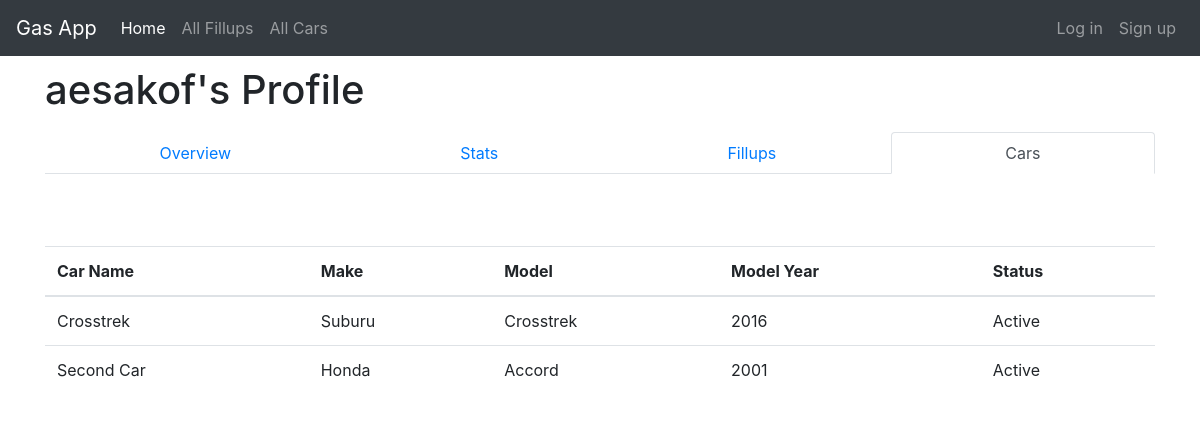
The app's page /profile/aesakof/cars/ with its own data.
### accounts/models.py (models this page shows)
class User(AbstractUser):
    def __str__(self):
        return self.username

### fillups/models.py (models this page shows, shortened)
class Car(models.Model):
    username = models.ForeignKey(User,on_delete=models.CASCADE)
    name = models.CharField(max_length=25)
    make = models.CharField(max_length=25)
    model = models.CharField(max_length=25)
    model_year = models.IntegerField(choices=MODEL_YEARS)
    status = models.CharField(max_length=10,choices=STATUS,default='Active')

### fillups/views.py (the view)
# urls.py: path('profile/<str:username>/cars/',views.UserCarListView.as_view(),name='user_car_list'),
class UserCarListView(ListView):
    template_name = 'fillups/user_car_list.html'
    model = Car
    context_object_name = 'user_car_list'
    ordering = ['name']
    def get_queryset(self):
        usr = get_object_or_404(User, username=self.kwargs.get("username"))
        return Car.objects.filter(username=usr).order_by('name')
    def get_context_data(self):
        usr = get_object_or_404(User, username=self.kwargs.get("username"))
        context = super(UserCarListView,self).get_context_data(**self.kwargs)
        context['profile_name'] = usr.username
        return context

### fillups/templates/fillups/user_car_list.html (shortened to what this page needs)
{% extends 'base.html' %}
{% block content %}
<div class="centerstage">
  <h1>{{ profile_name }}'s Profile</h1>
  <nav class="nav nav-tabs nav-fill">
    <a class="nav-item nav-link" href="{% url 'fillups:user_profile' username=profile_name %}">Overview</a>
    <a class="nav-item nav-link" href="{% url 'fillups:user_stats' username=profile_name %}">Stats</a>
    <a class="nav-item nav-link" href="{% url 'fillups:user_fillup_list' username=profile_name %}">Fillups</a>
    <a class="nav-item nav-link active" href="{% url 'fillups:user_car_list' username=profile_name %}">Cars</a>
  </nav>
  <br>
  <br>
  <br>
  <table class="table">
    <thead>
      <tr>
        <th>Car Name</th>
        <th>Make</th>
        <th>Model</th>
        <th>Model Year</th>
        <th>Status</th>
      </tr>
    </thead>
    <tbody>
      {% for car in user_car_list %}
        <div class="car">
          <tr>
            <td>{{ car.name }}</td>
            <td>{{ car.make }}</td>
            <td>{{ car.model }}</td>
            <td>{{ car.model_year }}</td>
            <td>{{ car.status }}</td>
          </tr>
        </div>
      {% endfor %}
    </tbody>
  </table>
</div>
{% endblock %}

### static/css/master.css (style rules this page uses)
h1 { line-height: 1.7em; }

### records on screen
User: username "aesakof"
Car: name "Crosstrek", make "Suburu", model "Crosstrek", model_year "2016", status "Active"
Car: name "Second Car", make "Honda", model "Accord", model_year "2001", status "Active"
